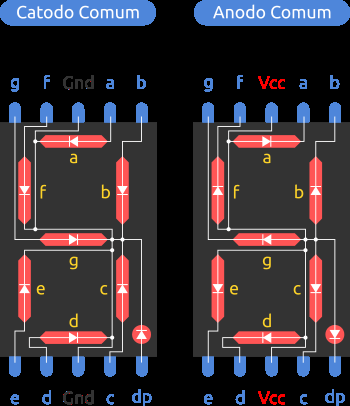
#> input picture img/display.png, 350 x 406 px
$ python main.py
#> lines starting #> are read from the running program, lines starting #| are printed output that depends on the picture
import cv2 as cv

img = cv.imread("img/display.png", cv.IMREAD_GRAYSCALE)
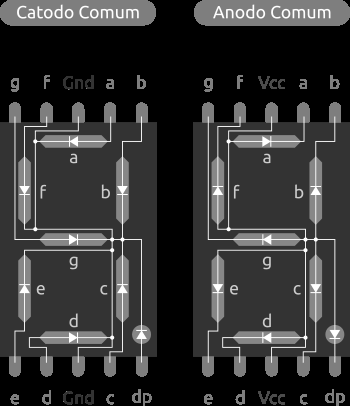
#> img: shape (406, 350); min 0, max 255, mean 51.8
cv.imshow("Display window", img)
k = cv.waitKey(0)
#> (key Esc is pressed here)
